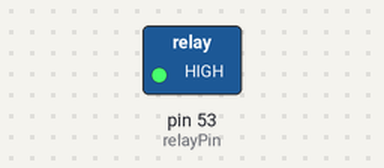
This sketch was run on a simulated Arduino Mega 2560, built with avr-gcc and run on an emulated ATmega2560. On the bench: switched loads named in the sketch (green lamp = pin HIGH).

Above: at 0.1 s.
At 5.1 s:
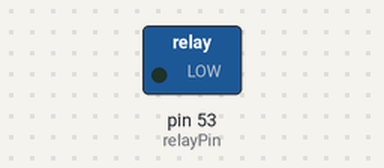
Timing chart, 0 to 6.6 s (numbered marks = the images above):
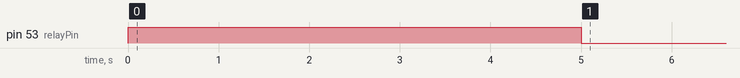

The sketch:

whole_firmware_wheelchair.ino
```cpp
int relayPin = 53;

void setup() {
  pinMode(relayPin, OUTPUT);
  digitalWrite(relayPin, HIGH);  // Relay OFF initially

  delay(5000);  // Keep relay OFF for 5 seconds

  digitalWrite(relayPin, LOW);   // Turn relay ON after 5 seconds
}

void loop() {
  // Relay stays ON (LOW signal)
  // Your other code can go here
}
```
